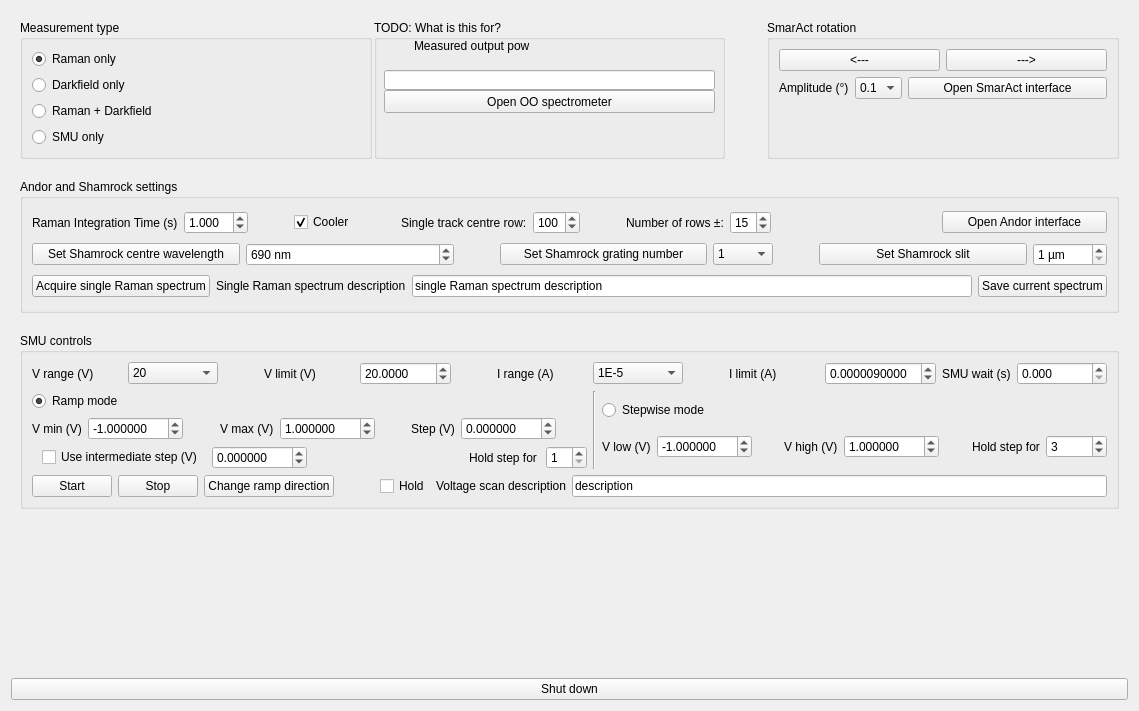
<?xml version="1.0" encoding="UTF-8"?>
<ui version="4.0">
 <class>MainWidget</class>
 <widget class="QWidget" name="MainWidget">
  <property name="geometry">
   <rect>
    <x>0</x>
    <y>0</y>
    <width>1139</width>
    <height>711</height>
   </rect>
  </property>
  <property name="windowTitle">
   <string>MainWindow</string>
  </property>
  <layout class="QGridLayout" name="gridLayout">
   <item row="2" column="0">
    <widget class="QPushButton" name="shutdown_button">
     <property name="sizePolicy">
      <sizepolicy hsizetype="Minimum" vsizetype="Maximum">
       <horstretch>0</horstretch>
       <verstretch>0</verstretch>
      </sizepolicy>
     </property>
     <property name="text">
      <string>Shut down</string>
     </property>
    </widget>
   </item>
   <item row="0" column="0">
    <widget class="QWidget" name="verticalWidget" native="true">
     <layout class="QVBoxLayout" name="verticalLayout">
      <property name="spacing">
       <number>20</number>
      </property>
      <item>
       <layout class="QHBoxLayout" name="horizontalLayout_2">
        <item>
         <layout class="QHBoxLayout" name="horizontalLayout_8">
          <property name="spacing">
           <number>2</number>
          </property>
          <item>
           <layout class="QHBoxLayout" name="horizontalLayout_12">
            <item>
             <widget class="QGroupBox" name="groupBox_5">
              <property name="title">
               <string>Measurement type</string>
              </property>
              <layout class="QGridLayout" name="gridLayout_2">
               <item row="1" column="0">
                <widget class="QRadioButton" name="mode_RamanOnly">
                 <property name="text">
                  <string>Raman only</string>
                 </property>
                 <property name="checked">
                  <bool>true</bool>
                 </property>
                </widget>
               </item>
               <item row="5" column="0">
                <widget class="QRadioButton" name="mode_smuOnly">
                 <property name="text">
                  <string>SMU only</string>
                 </property>
                </widget>
               </item>
               <item row="3" column="0">
                <widget class="QRadioButton" name="mode_RamanAndDarkfield">
                 <property name="text">
                  <string>Raman + Darkfield</string>
                 </property>
                </widget>
               </item>
               <item row="2" column="0">
                <widget class="QRadioButton" name="mode_DarkfieldOnly">
                 <property name="enabled">
                  <bool>true</bool>
                 </property>
                 <property name="text">
                  <string>Darkfield only</string>
                 </property>
                </widget>
               </item>
              </layout>
             </widget>
            </item>
           </layout>
          </item>
          <item>
           <widget class="QGroupBox" name="groupBox_2">
            <property name="title">
             <string>TODO: What is this for?</string>
            </property>
            <widget class="QLineEdit" name="lineEdit">
             <property name="geometry">
              <rect>
               <x>10</x>
               <y>50</y>
               <width>331</width>
               <height>20</height>
              </rect>
             </property>
             <property name="sizePolicy">
              <sizepolicy hsizetype="Maximum" vsizetype="Fixed">
               <horstretch>0</horstretch>
               <verstretch>0</verstretch>
              </sizepolicy>
             </property>
            </widget>
            <widget class="QLabel" name="label_15">
             <property name="geometry">
              <rect>
               <x>40</x>
               <y>0</y>
               <width>115</width>
               <height>51</height>
              </rect>
             </property>
             <property name="sizePolicy">
              <sizepolicy hsizetype="Maximum" vsizetype="Preferred">
               <horstretch>0</horstretch>
               <verstretch>0</verstretch>
              </sizepolicy>
             </property>
             <property name="text">
              <string>Measured output power</string>
             </property>
            </widget>
            <widget class="QPushButton" name="open_OO_spectrometer_button">
             <property name="geometry">
              <rect>
               <x>10</x>
               <y>70</y>
               <width>331</width>
               <height>23</height>
              </rect>
             </property>
             <property name="text">
              <string>Open OO spectrometer</string>
             </property>
            </widget>
            <zorder>label_15</zorder>
            <zorder>open_OO_spectrometer_button</zorder>
            <zorder>lineEdit</zorder>
           </widget>
          </item>
          <item>
           <spacer name="horizontalSpacer_21">
            <property name="orientation">
             <enum>Qt::Horizontal</enum>
            </property>
            <property name="sizeType">
             <enum>QSizePolicy::Maximum</enum>
            </property>
            <property name="sizeHint" stdset="0">
             <size>
              <width>40</width>
              <height>20</height>
             </size>
            </property>
           </spacer>
          </item>
          <item>
           <widget class="QGroupBox" name="groupBox_6">
            <property name="title">
             <string>SmarAct rotation</string>
            </property>
            <layout class="QFormLayout" name="formLayout">
             <item row="0" column="0" colspan="2">
              <layout class="QHBoxLayout" name="horizontalLayout_16">
               <item>
                <widget class="QPushButton" name="SmarAct_rotate_left_button">
                 <property name="styleSheet">
                  <string notr="true"/>
                 </property>
                 <property name="text">
                  <string>&lt;---</string>
                 </property>
                </widget>
               </item>
               <item>
                <widget class="QPushButton" name="SmarAct_rotate_right_button">
                 <property name="text">
                  <string>---&gt;</string>
                 </property>
                </widget>
               </item>
              </layout>
             </item>
             <item row="1" column="0">
              <layout class="QHBoxLayout" name="horizontalLayout_20">
               <item>
                <widget class="QLabel" name="label_20">
                 <property name="text">
                  <string>Amplitude (°)</string>
                 </property>
                </widget>
               </item>
               <item>
                <widget class="QComboBox" name="SmarAct_rotation_degrees_comboBox">
                 <property name="currentIndex">
                  <number>0</number>
                 </property>
                 <item>
                  <property name="text">
                   <string>0.1</string>
                  </property>
                 </item>
                 <item>
                  <property name="text">
                   <string>0.2</string>
                  </property>
                 </item>
                 <item>
                  <property name="text">
                   <string>0.5</string>
                  </property>
                 </item>
                 <item>
                  <property name="text">
                   <string>1</string>
                  </property>
                 </item>
                 <item>
                  <property name="text">
                   <string>5</string>
                  </property>
                 </item>
                 <item>
                  <property name="text">
                   <string>15</string>
                  </property>
                 </item>
                 <item>
                  <property name="text">
                   <string>90</string>
                  </property>
                 </item>
                </widget>
               </item>
              </layout>
             </item>
             <item row="1" column="1">
              <widget class="QPushButton" name="open_SmarAct_UI_button">
               <property name="text">
                <string>Open SmarAct interface</string>
               </property>
              </widget>
             </item>
            </layout>
           </widget>
          </item>
         </layout>
        </item>
       </layout>
      </item>
      <item>
       <widget class="QGroupBox" name="groupBox_4">
        <property name="title">
         <string>Andor and Shamrock settings</string>
        </property>
        <layout class="QVBoxLayout" name="verticalLayout_11">
         <item>
          <layout class="QHBoxLayout" name="horizontalLayout_4">
           <item>
            <widget class="QLabel" name="label_2">
             <property name="sizePolicy">
              <sizepolicy hsizetype="Maximum" vsizetype="Preferred">
               <horstretch>0</horstretch>
               <verstretch>0</verstretch>
              </sizepolicy>
             </property>
             <property name="text">
              <string>Raman Integration Time (s)</string>
             </property>
            </widget>
           </item>
           <item>
            <widget class="QDoubleSpinBox" name="RamanIntegrationTime_doubleSpinBox">
             <property name="sizePolicy">
              <sizepolicy hsizetype="Maximum" vsizetype="Fixed">
               <horstretch>0</horstretch>
               <verstretch>0</verstretch>
              </sizepolicy>
             </property>
             <property name="decimals">
              <number>3</number>
             </property>
             <property name="singleStep">
              <double>0.100000000000000</double>
             </property>
             <property name="value">
              <double>1.000000000000000</double>
             </property>
            </widget>
           </item>
           <item>
            <spacer name="horizontalSpacer_17">
             <property name="orientation">
              <enum>Qt::Horizontal</enum>
             </property>
             <property name="sizeType">
              <enum>QSizePolicy::Maximum</enum>
             </property>
             <property name="sizeHint" stdset="0">
              <size>
               <width>40</width>
               <height>20</height>
              </size>
             </property>
            </spacer>
           </item>
           <item>
            <widget class="QCheckBox" name="andor_cooler_checkBox">
             <property name="sizePolicy">
              <sizepolicy hsizetype="Maximum" vsizetype="Fixed">
               <horstretch>0</horstretch>
               <verstretch>0</verstretch>
              </sizepolicy>
             </property>
             <property name="text">
              <string>Cooler</string>
             </property>
             <property name="checked">
              <bool>true</bool>
             </property>
            </widget>
           </item>
           <item>
            <spacer name="horizontalSpacer_18">
             <property name="orientation">
              <enum>Qt::Horizontal</enum>
             </property>
             <property name="sizeType">
              <enum>QSizePolicy::Maximum</enum>
             </property>
             <property name="sizeHint" stdset="0">
              <size>
               <width>40</width>
               <height>20</height>
              </size>
             </property>
            </spacer>
           </item>
           <item>
            <widget class="QLabel" name="label_16">
             <property name="text">
              <string>Single track centre row:</string>
             </property>
            </widget>
           </item>
           <item>
            <widget class="QSpinBox" name="centre_row_spinBox">
             <property name="sizePolicy">
              <sizepolicy hsizetype="Maximum" vsizetype="Fixed">
               <horstretch>0</horstretch>
               <verstretch>0</verstretch>
              </sizepolicy>
             </property>
             <property name="maximum">
              <number>200</number>
             </property>
             <property name="value">
              <number>100</number>
             </property>
            </widget>
           </item>
           <item>
            <spacer name="horizontalSpacer_19">
             <property name="orientation">
              <enum>Qt::Horizontal</enum>
             </property>
             <property name="sizeType">
              <enum>QSizePolicy::Maximum</enum>
             </property>
             <property name="sizeHint" stdset="0">
              <size>
               <width>40</width>
               <height>20</height>
              </size>
             </property>
            </spacer>
           </item>
           <item>
            <widget class="QLabel" name="label_17">
             <property name="text">
              <string>Number of rows ±:</string>
             </property>
            </widget>
           </item>
           <item>
            <widget class="QSpinBox" name="num_rows_spinBox">
             <property name="sizePolicy">
              <sizepolicy hsizetype="Maximum" vsizetype="Fixed">
               <horstretch>0</horstretch>
               <verstretch>0</verstretch>
              </sizepolicy>
             </property>
             <property name="minimum">
              <number>1</number>
             </property>
             <property name="value">
              <number>15</number>
             </property>
            </widget>
           </item>
           <item>
            <spacer name="horizontalSpacer_20">
             <property name="orientation">
              <enum>Qt::Horizontal</enum>
             </property>
             <property name="sizeHint" stdset="0">
              <size>
               <width>40</width>
               <height>20</height>
              </size>
             </property>
            </spacer>
           </item>
           <item>
            <widget class="QPushButton" name="open_Andor_UI_button">
             <property name="sizePolicy">
              <sizepolicy hsizetype="Expanding" vsizetype="Fixed">
               <horstretch>0</horstretch>
               <verstretch>0</verstretch>
              </sizepolicy>
             </property>
             <property name="text">
              <string>Open Andor interface</string>
             </property>
            </widget>
           </item>
          </layout>
         </item>
         <item>
          <layout class="QHBoxLayout" name="horizontalLayout">
           <item>
            <widget class="QPushButton" name="set_shamrock_wavelength_button">
             <property name="sizePolicy">
              <sizepolicy hsizetype="Minimum" vsizetype="Fixed">
               <horstretch>0</horstretch>
               <verstretch>0</verstretch>
              </sizepolicy>
             </property>
             <property name="text">
              <string>Set Shamrock centre wavelength</string>
             </property>
            </widget>
           </item>
           <item>
            <widget class="QSpinBox" name="shamrockWavelength_spinBox">
             <property name="suffix">
              <string> nm</string>
             </property>
             <property name="maximum">
              <number>1500</number>
             </property>
             <property name="value">
              <number>690</number>
             </property>
            </widget>
           </item>
           <item>
            <spacer name="horizontalSpacer_4">
             <property name="orientation">
              <enum>Qt::Horizontal</enum>
             </property>
             <property name="sizeType">
              <enum>QSizePolicy::Maximum</enum>
             </property>
             <property name="sizeHint" stdset="0">
              <size>
               <width>40</width>
               <height>20</height>
              </size>
             </property>
            </spacer>
           </item>
           <item>
            <widget class="QPushButton" name="set_shamrock_grating_button">
             <property name="text">
              <string>Set Shamrock grating number</string>
             </property>
            </widget>
           </item>
           <item>
            <widget class="QComboBox" name="TriaxGratingNumber_comboBox">
             <property name="sizePolicy">
              <sizepolicy hsizetype="Maximum" vsizetype="Fixed">
               <horstretch>0</horstretch>
               <verstretch>0</verstretch>
              </sizepolicy>
             </property>
             <property name="currentIndex">
              <number>2</number>
             </property>
             <item>
              <property name="text">
               <string>None</string>
              </property>
             </item>
             <item>
              <property name="text">
               <string>0</string>
              </property>
             </item>
             <item>
              <property name="text">
               <string>1</string>
              </property>
             </item>
             <item>
              <property name="text">
               <string>2</string>
              </property>
             </item>
            </widget>
           </item>
           <item>
            <spacer name="horizontalSpacer_5">
             <property name="orientation">
              <enum>Qt::Horizontal</enum>
             </property>
             <property name="sizeType">
              <enum>QSizePolicy::Maximum</enum>
             </property>
             <property name="sizeHint" stdset="0">
              <size>
               <width>40</width>
               <height>20</height>
              </size>
             </property>
            </spacer>
           </item>
           <item>
            <widget class="QPushButton" name="set_shamrock_slit_button">
             <property name="text">
              <string>Set Shamrock slit</string>
             </property>
            </widget>
           </item>
           <item>
            <widget class="QSpinBox" name="triaxSlit_spinBox">
             <property name="sizePolicy">
              <sizepolicy hsizetype="Maximum" vsizetype="Fixed">
               <horstretch>0</horstretch>
               <verstretch>0</verstretch>
              </sizepolicy>
             </property>
             <property name="suffix">
              <string> µm</string>
             </property>
             <property name="minimum">
              <number>1</number>
             </property>
             <property name="maximum">
              <number>1000</number>
             </property>
            </widget>
           </item>
          </layout>
         </item>
         <item>
          <layout class="QHBoxLayout" name="horizontalLayout_10">
           <item>
            <widget class="QPushButton" name="acquire_single_Raman_spectrum_button">
             <property name="text">
              <string>Acquire single Raman spectrum</string>
             </property>
            </widget>
           </item>
           <item>
            <widget class="QLabel" name="label_18">
             <property name="text">
              <string>Single Raman spectrum description</string>
             </property>
            </widget>
           </item>
           <item>
            <widget class="QLineEdit" name="single_Raman_spectrum_description_lineEdit">
             <property name="text">
              <string>single Raman spectrum description</string>
             </property>
            </widget>
           </item>
           <item>
            <widget class="QPushButton" name="save_single_Raman_spectrum_button">
             <property name="text">
              <string>Save current spectrum</string>
             </property>
            </widget>
           </item>
          </layout>
         </item>
        </layout>
       </widget>
      </item>
      <item>
       <widget class="QGroupBox" name="groupBox">
        <property name="sizePolicy">
         <sizepolicy hsizetype="Preferred" vsizetype="Preferred">
          <horstretch>0</horstretch>
          <verstretch>0</verstretch>
         </sizepolicy>
        </property>
        <property name="maximumSize">
         <size>
          <width>16777215</width>
          <height>16777215</height>
         </size>
        </property>
        <property name="title">
         <string>SMU controls</string>
        </property>
        <layout class="QVBoxLayout" name="verticalLayout_6">
         <item>
          <layout class="QHBoxLayout" name="horizontalLayout_7">
           <item>
            <widget class="QLabel" name="label_6">
             <property name="text">
              <string>V range (V)</string>
             </property>
            </widget>
           </item>
           <item>
            <widget class="QComboBox" name="Vrange_comboBox">
             <property name="currentIndex">
              <number>2</number>
             </property>
             <item>
              <property name="text">
               <string>0.2</string>
              </property>
             </item>
             <item>
              <property name="text">
               <string>2</string>
              </property>
             </item>
             <item>
              <property name="text">
               <string>20</string>
              </property>
             </item>
             <item>
              <property name="text">
               <string>200</string>
              </property>
             </item>
            </widget>
           </item>
           <item>
            <spacer name="horizontalSpacer_2">
             <property name="orientation">
              <enum>Qt::Horizontal</enum>
             </property>
             <property name="sizeType">
              <enum>QSizePolicy::Maximum</enum>
             </property>
             <property name="sizeHint" stdset="0">
              <size>
               <width>40</width>
               <height>20</height>
              </size>
             </property>
            </spacer>
           </item>
           <item>
            <widget class="QLabel" name="label_10">
             <property name="text">
              <string>V limit (V)</string>
             </property>
            </widget>
           </item>
           <item>
            <widget class="QDoubleSpinBox" name="Vlimit_doubleSpinBox">
             <property name="decimals">
              <number>4</number>
             </property>
             <property name="minimum">
              <double>-200.000000000000000</double>
             </property>
             <property name="maximum">
              <double>200.000000000000000</double>
             </property>
             <property name="singleStep">
              <double>0.100000000000000</double>
             </property>
             <property name="value">
              <double>20.000000000000000</double>
             </property>
            </widget>
           </item>
           <item>
            <spacer name="horizontalSpacer_7">
             <property name="orientation">
              <enum>Qt::Horizontal</enum>
             </property>
             <property name="sizeType">
              <enum>QSizePolicy::Maximum</enum>
             </property>
             <property name="sizeHint" stdset="0">
              <size>
               <width>40</width>
               <height>20</height>
              </size>
             </property>
            </spacer>
           </item>
           <item>
            <widget class="QLabel" name="label_9">
             <property name="text">
              <string>I range (A)</string>
             </property>
            </widget>
           </item>
           <item>
            <widget class="QComboBox" name="Irange_comboBox">
             <property name="currentIndex">
              <number>6</number>
             </property>
             <item>
              <property name="text">
               <string>10</string>
              </property>
             </item>
             <item>
              <property name="text">
               <string>1</string>
              </property>
             </item>
             <item>
              <property name="text">
               <string>1E-1</string>
              </property>
             </item>
             <item>
              <property name="text">
               <string>1E-2</string>
              </property>
             </item>
             <item>
              <property name="text">
               <string>1E-3</string>
              </property>
             </item>
             <item>
              <property name="text">
               <string>1E-4</string>
              </property>
             </item>
             <item>
              <property name="text">
               <string>1E-5</string>
              </property>
             </item>
             <item>
              <property name="text">
               <string>1E-6</string>
              </property>
             </item>
             <item>
              <property name="text">
               <string>1E-7</string>
              </property>
             </item>
             <item>
              <property name="text">
               <string>1E-8</string>
              </property>
             </item>
             <item>
              <property name="text">
               <string>1E-9</string>
              </property>
             </item>
             <item>
              <property name="text">
               <string>1E-10</string>
              </property>
             </item>
            </widget>
           </item>
           <item>
            <spacer name="horizontalSpacer_8">
             <property name="orientation">
              <enum>Qt::Horizontal</enum>
             </property>
             <property name="sizeType">
              <enum>QSizePolicy::Maximum</enum>
             </property>
             <property name="sizeHint" stdset="0">
              <size>
               <width>40</width>
               <height>20</height>
              </size>
             </property>
            </spacer>
           </item>
           <item>
            <widget class="QLabel" name="label_8">
             <property name="text">
              <string>I limit (A)</string>
             </property>
            </widget>
           </item>
           <item>
            <widget class="QDoubleSpinBox" name="Ilimit_doubleSpinBox">
             <property name="decimals">
              <number>10</number>
             </property>
             <property name="maximum">
              <double>10.000000000000000</double>
             </property>
             <property name="singleStep">
              <double>0.000001000000000</double>
             </property>
             <property name="value">
              <double>0.000009000000000</double>
             </property>
            </widget>
           </item>
           <item>
            <widget class="QLabel" name="label_12">
             <property name="sizePolicy">
              <sizepolicy hsizetype="Maximum" vsizetype="Preferred">
               <horstretch>0</horstretch>
               <verstretch>0</verstretch>
              </sizepolicy>
             </property>
             <property name="text">
              <string>SMU wait (s)</string>
             </property>
            </widget>
           </item>
           <item>
            <widget class="QDoubleSpinBox" name="smu_wait_doubleSpinBox">
             <property name="decimals">
              <number>3</number>
             </property>
             <property name="maximum">
              <double>1000.000000000000000</double>
             </property>
             <property name="singleStep">
              <double>0.100000000000000</double>
             </property>
            </widget>
           </item>
          </layout>
         </item>
         <item>
          <layout class="QHBoxLayout" name="horizontalLayout_5">
           <item>
            <layout class="QHBoxLayout" name="horizontalLayout_14">
             <item>
              <layout class="QVBoxLayout" name="verticalLayout_3">
               <item>
                <widget class="QRadioButton" name="RampON">
                 <property name="sizePolicy">
                  <sizepolicy hsizetype="Minimum" vsizetype="Maximum">
                   <horstretch>0</horstretch>
                   <verstretch>0</verstretch>
                  </sizepolicy>
                 </property>
                 <property name="text">
                  <string>Ramp mode</string>
                 </property>
                 <property name="checked">
                  <bool>true</bool>
                 </property>
                </widget>
               </item>
               <item>
                <layout class="QHBoxLayout" name="horizontalLayout_15">
                 <item>
                  <widget class="QLabel" name="label_4">
                   <property name="text">
                    <string>V min (V)</string>
                   </property>
                  </widget>
                 </item>
                 <item>
                  <widget class="QDoubleSpinBox" name="Vmin_doubleSpinBox">
                   <property name="decimals">
                    <number>6</number>
                   </property>
                   <property name="minimum">
                    <double>-200.000000000000000</double>
                   </property>
                   <property name="maximum">
                    <double>200.000000000000000</double>
                   </property>
                   <property name="singleStep">
                    <double>0.100000000000000</double>
                   </property>
                   <property name="value">
                    <double>-1.000000000000000</double>
                   </property>
                  </widget>
                 </item>
                 <item>
                  <spacer name="horizontalSpacer_9">
                   <property name="orientation">
                    <enum>Qt::Horizontal</enum>
                   </property>
                   <property name="sizeType">
                    <enum>QSizePolicy::Maximum</enum>
                   </property>
                   <property name="sizeHint" stdset="0">
                    <size>
                     <width>40</width>
                     <height>20</height>
                    </size>
                   </property>
                  </spacer>
                 </item>
                 <item>
                  <widget class="QLabel" name="label_3">
                   <property name="text">
                    <string>V max (V)</string>
                   </property>
                  </widget>
                 </item>
                 <item>
                  <widget class="QDoubleSpinBox" name="Vmax_doubleSpinBox">
                   <property name="decimals">
                    <number>6</number>
                   </property>
                   <property name="minimum">
                    <double>-200.000000000000000</double>
                   </property>
                   <property name="maximum">
                    <double>200.000000000000000</double>
                   </property>
                   <property name="singleStep">
                    <double>0.100000000000000</double>
                   </property>
                   <property name="value">
                    <double>1.000000000000000</double>
                   </property>
                  </widget>
                 </item>
                 <item>
                  <spacer name="horizontalSpacer_10">
                   <property name="orientation">
                    <enum>Qt::Horizontal</enum>
                   </property>
                   <property name="sizeType">
                    <enum>QSizePolicy::Maximum</enum>
                   </property>
                   <property name="sizeHint" stdset="0">
                    <size>
                     <width>40</width>
                     <height>20</height>
                    </size>
                   </property>
                  </spacer>
                 </item>
                 <item>
                  <widget class="QLabel" name="label_7">
                   <property name="text">
                    <string>Step (V)</string>
                   </property>
                  </widget>
                 </item>
                 <item>
                  <widget class="QDoubleSpinBox" name="rampStep_doubleSpinBox">
                   <property name="decimals">
                    <number>6</number>
                   </property>
                   <property name="minimum">
                    <double>-200.000000000000000</double>
                   </property>
                   <property name="maximum">
                    <double>200.000000000000000</double>
                   </property>
                   <property name="singleStep">
                    <double>0.100000000000000</double>
                   </property>
                  </widget>
                 </item>
                 <item>
                  <spacer name="horizontalSpacer_12">
                   <property name="orientation">
                    <enum>Qt::Horizontal</enum>
                   </property>
                   <property name="sizeHint" stdset="0">
                    <size>
                     <width>40</width>
                     <height>20</height>
                    </size>
                   </property>
                  </spacer>
                 </item>
                </layout>
               </item>
               <item>
                <layout class="QHBoxLayout" name="horizontalLayout_21" stretch="0,0,0,0,0">
                 <property name="spacing">
                  <number>9</number>
                 </property>
                 <property name="sizeConstraint">
                  <enum>QLayout::SetDefaultConstraint</enum>
                 </property>
                 <property name="leftMargin">
                  <number>10</number>
                 </property>
                 <property name="bottomMargin">
                  <number>0</number>
                 </property>
                 <item>
                  <widget class="QCheckBox" name="RampIntermediateStep">
                   <property name="sizePolicy">
                    <sizepolicy hsizetype="Maximum" vsizetype="Fixed">
                     <horstretch>0</horstretch>
                     <verstretch>0</verstretch>
                    </sizepolicy>
                   </property>
                   <property name="layoutDirection">
                    <enum>Qt::LeftToRight</enum>
                   </property>
                   <property name="text">
                    <string>Use intermediate step (V)</string>
                   </property>
                  </widget>
                 </item>
                 <item>
                  <widget class="QDoubleSpinBox" name="rampIntermediateV_doubleSpinBox">
                   <property name="sizePolicy">
                    <sizepolicy hsizetype="Maximum" vsizetype="Fixed">
                     <horstretch>0</horstretch>
                     <verstretch>0</verstretch>
                    </sizepolicy>
                   </property>
                   <property name="decimals">
                    <number>6</number>
                   </property>
                   <property name="minimum">
                    <double>-200.000000000000000</double>
                   </property>
                   <property name="maximum">
                    <double>200.000000000000000</double>
                   </property>
                   <property name="singleStep">
                    <double>0.100000000000000</double>
                   </property>
                  </widget>
                 </item>
                 <item>
                  <spacer name="horizontalSpacer_6">
                   <property name="orientation">
                    <enum>Qt::Horizontal</enum>
                   </property>
                   <property name="sizeHint" stdset="0">
                    <size>
                     <width>40</width>
                     <height>20</height>
                    </size>
                   </property>
                  </spacer>
                 </item>
                 <item>
                  <widget class="QLabel" name="label_13">
                   <property name="text">
                    <string>Hold step for</string>
                   </property>
                  </widget>
                 </item>
                 <item>
                  <widget class="QSpinBox" name="rampHoldNumber_spinbox">
                   <property name="minimum">
                    <number>1</number>
                   </property>
                  </widget>
                 </item>
                </layout>
               </item>
              </layout>
             </item>
            </layout>
           </item>
           <item>
            <widget class="Line" name="line">
             <property name="orientation">
              <enum>Qt::Vertical</enum>
             </property>
            </widget>
           </item>
           <item>
            <layout class="QHBoxLayout" name="horizontalLayout_9">
             <item>
              <layout class="QVBoxLayout" name="verticalLayout_4">
               <item>
                <widget class="QRadioButton" name="StepwiseON">
                 <property name="sizePolicy">
                  <sizepolicy hsizetype="Minimum" vsizetype="Maximum">
                   <horstretch>0</horstretch>
                   <verstretch>0</verstretch>
                  </sizepolicy>
                 </property>
                 <property name="text">
                  <string>Stepwise mode</string>
                 </property>
                </widget>
               </item>
               <item>
                <layout class="QHBoxLayout" name="horizontalLayout_6">
                 <item>
                  <widget class="QLabel" name="label_5">
                   <property name="text">
                    <string>V low (V)</string>
                   </property>
                  </widget>
                 </item>
                 <item>
                  <widget class="QDoubleSpinBox" name="Vlow_doubleSpinBox">
                   <property name="decimals">
                    <number>6</number>
                   </property>
                   <property name="minimum">
                    <double>-200.000000000000000</double>
                   </property>
                   <property name="maximum">
                    <double>200.000000000000000</double>
                   </property>
                   <property name="singleStep">
                    <double>0.100000000000000</double>
                   </property>
                   <property name="value">
                    <double>-1.000000000000000</double>
                   </property>
                  </widget>
                 </item>
                 <item>
                  <spacer name="horizontalSpacer_11">
                   <property name="orientation">
                    <enum>Qt::Horizontal</enum>
                   </property>
                   <property name="sizeType">
                    <enum>QSizePolicy::Maximum</enum>
                   </property>
                   <property name="sizeHint" stdset="0">
                    <size>
                     <width>40</width>
                     <height>20</height>
                    </size>
                   </property>
                  </spacer>
                 </item>
                 <item>
                  <widget class="QLabel" name="label">
                   <property name="text">
                    <string>V high (V)</string>
                   </property>
                  </widget>
                 </item>
                 <item>
                  <widget class="QDoubleSpinBox" name="Vhigh_doubleSpinBox">
                   <property name="decimals">
                    <number>6</number>
                   </property>
                   <property name="minimum">
                    <double>-200.000000000000000</double>
                   </property>
                   <property name="maximum">
                    <double>200.000000000000000</double>
                   </property>
                   <property name="singleStep">
                    <double>0.100000000000000</double>
                   </property>
                   <property name="value">
                    <double>1.000000000000000</double>
                   </property>
                  </widget>
                 </item>
                 <item>
                  <spacer name="horizontalSpacer_13">
                   <property name="orientation">
                    <enum>Qt::Horizontal</enum>
                   </property>
                   <property name="sizeHint" stdset="0">
                    <size>
                     <width>40</width>
                     <height>20</height>
                    </size>
                   </property>
                  </spacer>
                 </item>
                 <item>
                  <widget class="QLabel" name="label_19">
                   <property name="text">
                    <string>Hold step for</string>
                   </property>
                  </widget>
                 </item>
                 <item>
                  <widget class="QSpinBox" name="stepwiseHoldNumber_spinbox">
                   <property name="sizePolicy">
                    <sizepolicy hsizetype="Preferred" vsizetype="Fixed">
                     <horstretch>0</horstretch>
                     <verstretch>0</verstretch>
                    </sizepolicy>
                   </property>
                   <property name="minimum">
                    <number>1</number>
                   </property>
                   <property name="maximum">
                    <number>10000</number>
                   </property>
                   <property name="value">
                    <number>3</number>
                   </property>
                  </widget>
                 </item>
                </layout>
               </item>
              </layout>
             </item>
            </layout>
           </item>
          </layout>
         </item>
         <item>
          <layout class="QHBoxLayout" name="horizontalLayout_11">
           <item>
            <widget class="QPushButton" name="start_button">
             <property name="sizePolicy">
              <sizepolicy hsizetype="Minimum" vsizetype="Preferred">
               <horstretch>0</horstretch>
               <verstretch>0</verstretch>
              </sizepolicy>
             </property>
             <property name="text">
              <string>Start</string>
             </property>
            </widget>
           </item>
           <item>
            <widget class="QPushButton" name="stop_button">
             <property name="sizePolicy">
              <sizepolicy hsizetype="Minimum" vsizetype="Preferred">
               <horstretch>0</horstretch>
               <verstretch>0</verstretch>
              </sizepolicy>
             </property>
             <property name="text">
              <string>Stop</string>
             </property>
            </widget>
           </item>
           <item>
            <widget class="QPushButton" name="rampChangeDirection_button">
             <property name="sizePolicy">
              <sizepolicy hsizetype="Minimum" vsizetype="Preferred">
               <horstretch>0</horstretch>
               <verstretch>0</verstretch>
              </sizepolicy>
             </property>
             <property name="text">
              <string>Change ramp direction</string>
             </property>
            </widget>
           </item>
           <item>
            <spacer name="horizontalSpacer">
             <property name="orientation">
              <enum>Qt::Horizontal</enum>
             </property>
             <property name="sizeType">
              <enum>QSizePolicy::Maximum</enum>
             </property>
             <property name="sizeHint" stdset="0">
              <size>
               <width>40</width>
               <height>20</height>
              </size>
             </property>
            </spacer>
           </item>
           <item>
            <widget class="QCheckBox" name="hold">
             <property name="sizePolicy">
              <sizepolicy hsizetype="Maximum" vsizetype="Fixed">
               <horstretch>0</horstretch>
               <verstretch>0</verstretch>
              </sizepolicy>
             </property>
             <property name="text">
              <string>Hold</string>
             </property>
            </widget>
           </item>
           <item>
            <layout class="QHBoxLayout" name="_2">
             <property name="rightMargin">
              <number>0</number>
             </property>
             <item>
              <widget class="QLabel" name="label_11">
               <property name="text">
                <string>Voltage scan description</string>
               </property>
              </widget>
             </item>
             <item>
              <widget class="QLineEdit" name="description_lineEdit">
               <property name="text">
                <string>description</string>
               </property>
              </widget>
             </item>
            </layout>
           </item>
          </layout>
         </item>
        </layout>
        <zorder></zorder>
        <zorder></zorder>
       </widget>
      </item>
      <item>
       <layout class="QGridLayout" name="plotGrid">
        <item row="1" column="1">
         <widget class="QWidget" name="plot3" native="true"/>
        </item>
        <item row="2" column="1">
         <widget class="QWidget" name="plot4" native="true"/>
        </item>
        <item row="2" column="0">
         <widget class="QWidget" name="plot2" native="true"/>
        </item>
        <item row="1" column="0">
         <widget class="QWidget" name="plot1" native="true"/>
        </item>
        <item row="1" column="2">
         <widget class="QWidget" name="plot5" native="true"/>
        </item>
        <item row="2" column="2">
         <widget class="QWidget" name="plot6" native="true"/>
        </item>
       </layout>
      </item>
     </layout>
    </widget>
   </item>
  </layout>
 </widget>
 <resources/>
 <connections/>
</ui>
